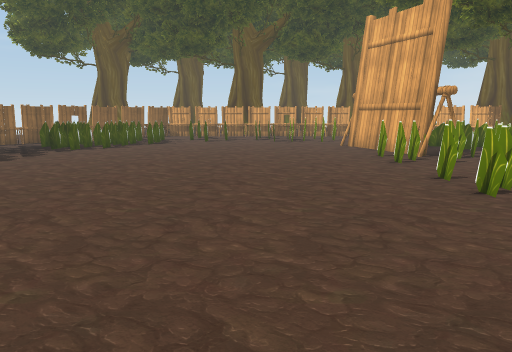
view 1 (above)

16 first-person views from a walk through a scene from a Unity 3-D project. The camera is 1.4 m above the floor, tilts 10° down and sees 70° across. The floor is counted in squares, 1 m on a side. Each view is taken from the middle of a square. On the plan, view 1 faces up. The plan holds only what a view shows up to about 16 squares ahead; the rest is blank. The place goes on beyond the plan. Some animated figures are not drawn. Some surface patterns are stand-ins.

view 2
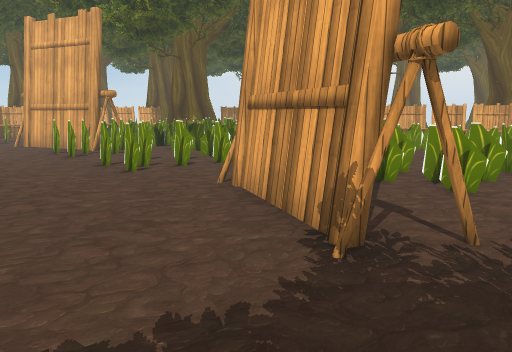

view 3
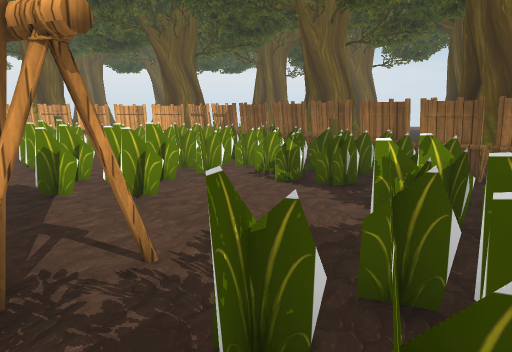

view 4
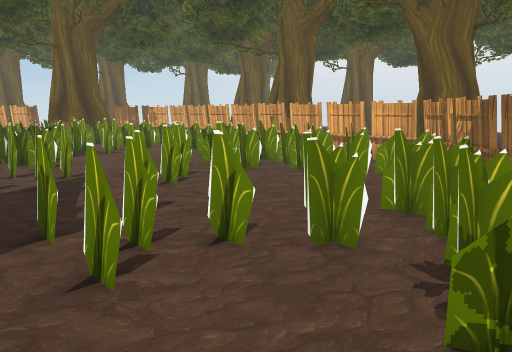

view 5
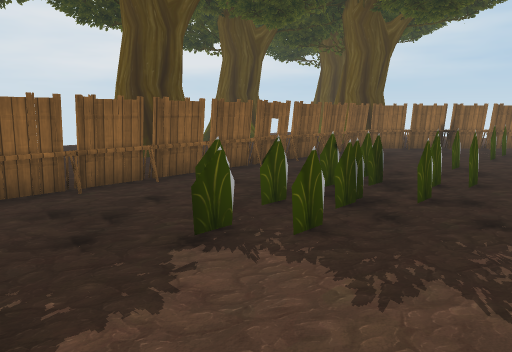

view 6
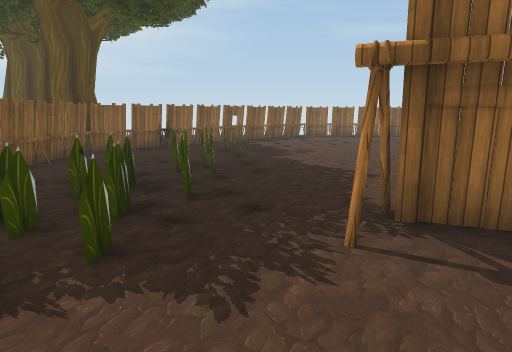

view 7
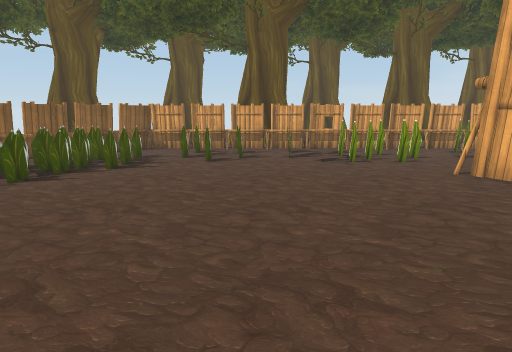

view 8
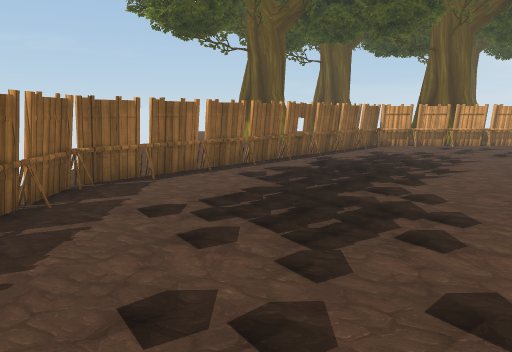

view 9
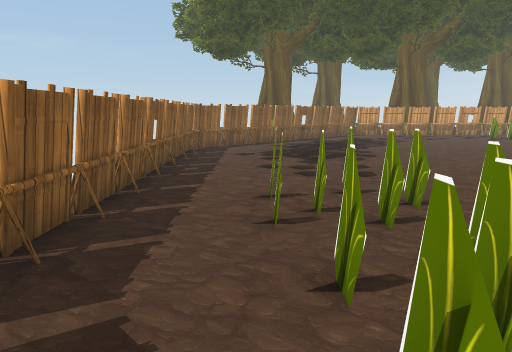

view 10
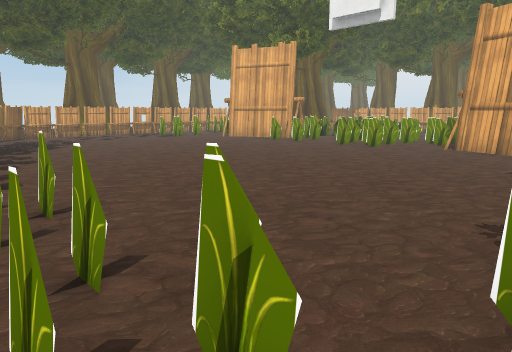

view 11
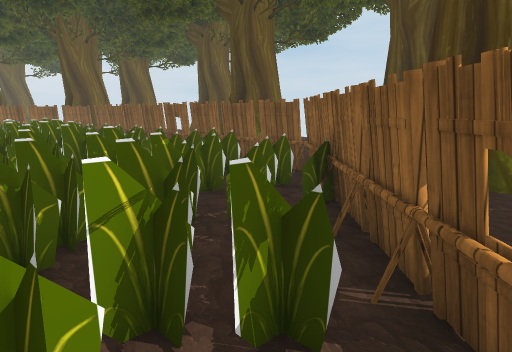

view 12
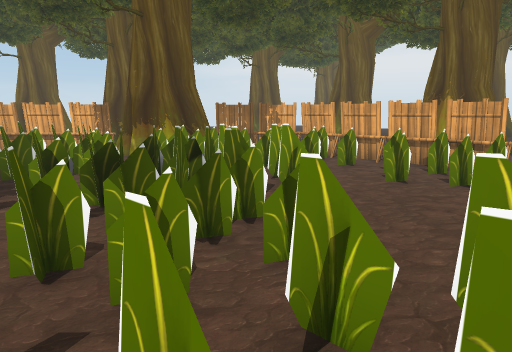

view 13
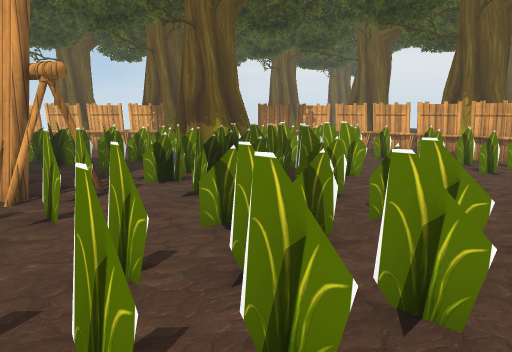

view 14
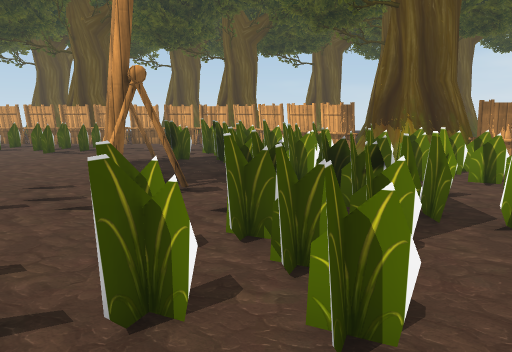

view 15
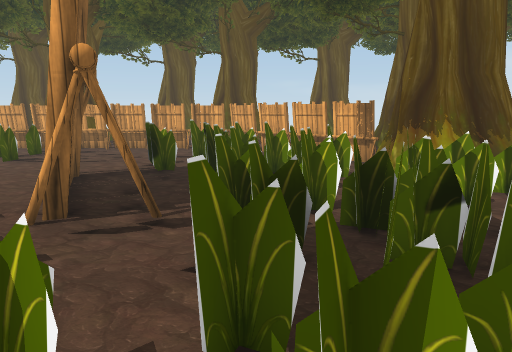

view 16
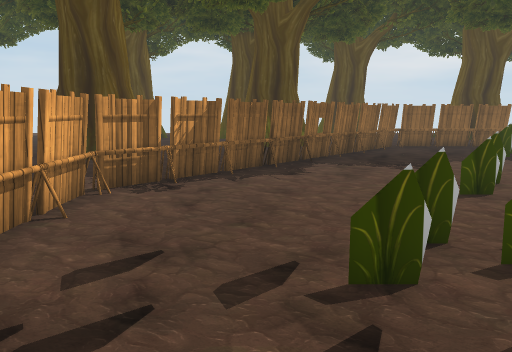

### Floor plan
Key: @ floor where view 1 was taken; # wall or solid block; . floor; B barricade; T tree; O other object.
Columns run from 14 left of view 1 to 17 right of it. Each row starts with its distance up from view 1.
 21         BBBBBBB#BBBBBB##
 20        #B..OO.O.O...O.B##
 19       BB.......OOO...  B##
 18      BB.OO.O.OO.O.OO.  .B#
 17  .. BB..OO..O..OOO.OOOO..B
 16  ..BB...OO......... OO...T#
 15  .BB..............O...OOO T B
 14 .BB.....O.........OO..OO. O ##
 13 .B.................O.O...OOO.#B
 12 .B................O  .OOOOO.O.B
 11 .B.................OOOOOOO.OOOB
 10  B................OO..OOO.OO.OB
  9  B....................O.OO..O.B
  8  B................OO.OOO...O.OB
  7  B.................OOO.O....OO#
  6  B................OOO.O....O  B
  5  B.O.O...............O.OOOOOOOB
  4  B..OO..............O.O.O.OOO.B
  3  B.O.O.............O ...OO.O.OB
  2  B..OO............OO..O....OO.B
  1  B..O.O...........O..O.O...OO.B.
  0     OO........@..OO..OOOO..O.BB.
 -1    ..O.O..........O....O.OO.BB
 -2      .O.OO..OO..OO.....OOOOBB
 -3     BB.O.OO..OOOOO....OOO.BB.
 -4      B.OOO..O.O.O..OO.OOOB#
 -5       B.OO.OO.OOOO.O.OOOB##
 -6        B#OOOO.OOOO.O...B##
 -7         B#..O.........B##
 -8          BBBBB#BBBBB#B##
 -9        ##

Positions as (right, up) in squares from view 1, and headings:
1: (0, 0), facing up
2: (0, -2), facing up-right
3: (1, -2), facing right
4: (6, -3), facing up-right
5: (8, -1), facing down-left
6: (8, -2), facing left
7: (-1, 7), facing up
8: (-10, 6), facing up
9: (-11, -1), facing up
10: (-10, -1), facing up-right
11: (-10, -1), facing down-right
12: (6, 5), facing up-right
13: (4, 5), facing up-right
14: (8, 5), facing up
15: (8, 7), facing up
16: (13, 7), facing down
